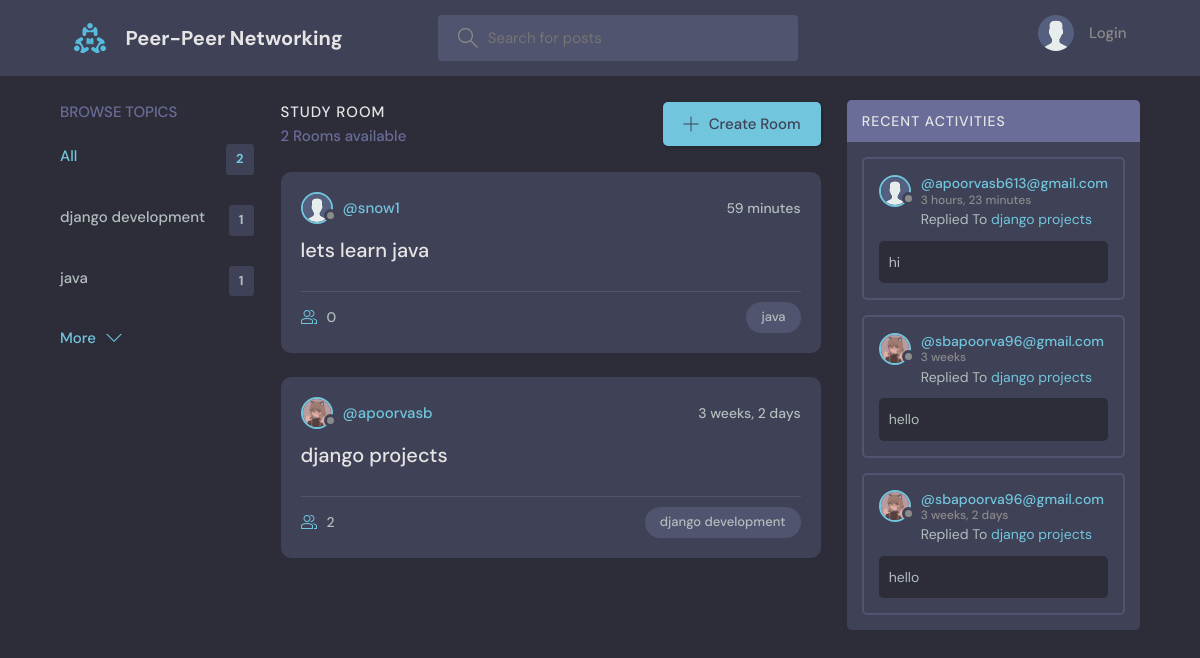
The page / on the database its author committed.
### base/models.py (models this page shows, shortened)
class Topic(models.Model):
    name=models.CharField(max_length=200)

class Room(models.Model):
    host= models.ForeignKey(User,on_delete=models.SET_NULL,null=True)
    topic= models.ForeignKey(Topic,on_delete=models.SET_NULL,null=True)
    name =models.CharField(max_length=200)
    description =models.TextField(null=True,blank=True)
    participants=models.ManyToManyField(User,related_name='participants',blank=True)
    updated=models.DateTimeField(auto_now=True)
    created=models.DateTimeField(auto_now_add=True)
    class Meta:
        ordering = ['-updated' ,'-created']
    def __str__(self):
        return self.name

class User(AbstractUser):
    name = models.CharField(max_length=200, null=True)
    email = models.EmailField(unique=True, null=True)
    bio = models.TextField(null=True)
    avatar = models.ImageField(null=True, default="avatar.svg")
    USERNAME_FIELD = 'email'
    REQUIRED_FIELDS = []

class Message(models.Model):
    user=models.ForeignKey(User,on_delete=models.CASCADE)
    room= models.ForeignKey(Room,on_delete=models.CASCADE)
    body=models.TextField()
    updated=models.DateTimeField(auto_now=True)
    created=models.DateTimeField(auto_now_add=True)
    class Meta:
        ordering = ['-updated' ,'-created']

### base/views.py (the view)
# urls.py: path('', views.home, name='home'),
def home(request):
    q=request.GET.get('q') if request.GET.get('q')!=None else ''
    rooms=Room.objects.filter(Q(topic__name__icontains=q) | Q(name__icontains=q) | Q(description__icontains=q) | Q(host__username=q))
    topics=Topic.objects.all()[0:5]
    room_count=rooms.count()
    room_messages=Message.objects.filter(Q(room__topic__name__icontains=q))
    context={'rooms':rooms,'topics':topics,'room_count':room_count,'room_messages':room_messages}
    return render(request,'base/home.html',context)

### base/templates/base/home.html (shortened to what this page needs)
{% extends 'main.html' %}
   {% block content%}
    <main class="layout layout--3">
      <div class="container">
        {% include 'base/topic_components.html'%}
        <div class="roomList">
          <div class="roomList__header">
            <div>
              <h2>Study Room</h2>
              <p>{{room_count}} Rooms available</p>
            </div>
            <a class="btn btn--main" href="{% url 'create-room' %}">
              <svg version="1.1" xmlns="http://www.w3.org/2000/svg" width="32" height="32" viewBox="0 0 32 32">
                <title>add</title>
                <path
                  d="M16.943 0.943h-1.885v14.115h-14.115v1.885h14.115v14.115h1.885v-14.115h14.115v-1.885h-14.115v-14.115z"
                ></path>
              </svg>
              Create Room
            </a>
          </div>
          {% include 'base/feed_components.html' %}
        </div>
        <div>
        {% include 'base/activity_component.html' %}
    </main>
    {% endblock content%}

### base/templates/base/topic_components.html (shortened to what this page needs)
<div>
    <div class="topics">
        <div class="topics__header">
          <h2>Browse Topics</h2>
        </div>
        <ul class="topics__list">
          <li>
            <a href="{% url 'home' %}" class="active">All <span>{{topics.count}}</span></a>
          </li>
        {% for topic in topics%}
        <li>
             <a href={% url 'home' %}?q={{topic.name}}>{{topic.name}}<span>{{topic.room_set.all.count}}</span>
             </a>
            </li>
         {% endfor %}
        </ul>
        <a class="btn btn--link" href="{% url 'topics' %}">
          More
          <svg version="1.1" xmlns="http://www.w3.org/2000/svg" width="32" height="32" viewBox="0 0 32 32">
            <title>chevron-down</title>
            <path d="M16 21l-13-13h-3l16 16 16-16h-3l-13 13z"></path>
          </svg>
        </a>
      </div>
</div>

### base/templates/base/feed_components.html (shortened to what this page needs)
{% for room in rooms%}
<div class="roomListRoom">
    <div class="roomListRoom__header">
      <a href="{% url 'profile' room.host.id %}" class="roomListRoom__author">
        <div class="avatar avatar--small">
          <img src="{{room.host.avatar.url}}" />
        </div>
        <span>@{{room.host.username}}</span>
      </a>
      <div class="roomListRoom__actions">
        <span>{{room.created | timesince}}</span>
      </div>
    </div>
    <div class="roomListRoom__content">
      <a href="/room/{{room.id}}">{{room.name}}</a>
    </div>
    <div class="roomListRoom__meta">
      <a href="/room/{{room.id}}" class="roomListRoom__joined">
        {{room.participants.all.count}}
      </a>
      <p class="roomListRoom__topic">{{room.topic.name}}</p>
    </div>
  </div>
  {% endfor %}

### base/templates/base/activity_component.html (shortened to what this page needs)
<div class="activities">
    <div class="activities__header">
      <h2>Recent Activities</h2>
    </div>
    {% for message in room_messages%}
    <div class="activities__box">
      <div class="activities__boxHeader roomListRoom__header">
        <a href="{% url 'profile' message.user.id%}" class="roomListRoom__author">
          <div class="avatar avatar--small">
            <img src="{{message.user.avatar.url}}" />
          </div>
          <p>
            @{{message.user}}
            <span>{{message.created | timesince}}</span>
          </p>
        </a>
      </div>
      <div class="activities__boxContent">
        <small> Replied To <a href="{%url 'room' message.room.id%}"> {{message.room}} </a> </small>
        <div class="activities__boxRoomContent">
          {{message.body}}
        </div>
      </div>
    </div>
    {%endfor%}
  </div>

### rows shown on the page
Topic: name "django development", room_set.all.count "1"
Topic: name "java", room_set.all.count "1"
Room: host.avatar (placeholder picture), host.username "snow1", created "59 minutes", name "lets learn java", participants.all.count "0", topic.name "java"
Room: host.avatar (picture), host.username "apoorvasb", created "3 weeks, 2 days", name "django projects", participants.all.count "2", topic.name "django development"
Message: user.avatar (placeholder picture), user "apoorvasb613@gmail.com", created "3 hours, 23 minutes", room "django projects", body "hi"
Message: user.avatar (picture), user "sbapoorva96@gmail.com", created "3 weeks", room "django projects", body "hello"
Message: user.avatar (picture), user "sbapoorva96@gmail.com", created "3 weeks, 2 days", room "django projects", body "hello"

### other values the page prints
{{ topics.count }} "2"
{{ room_count }} "2"
